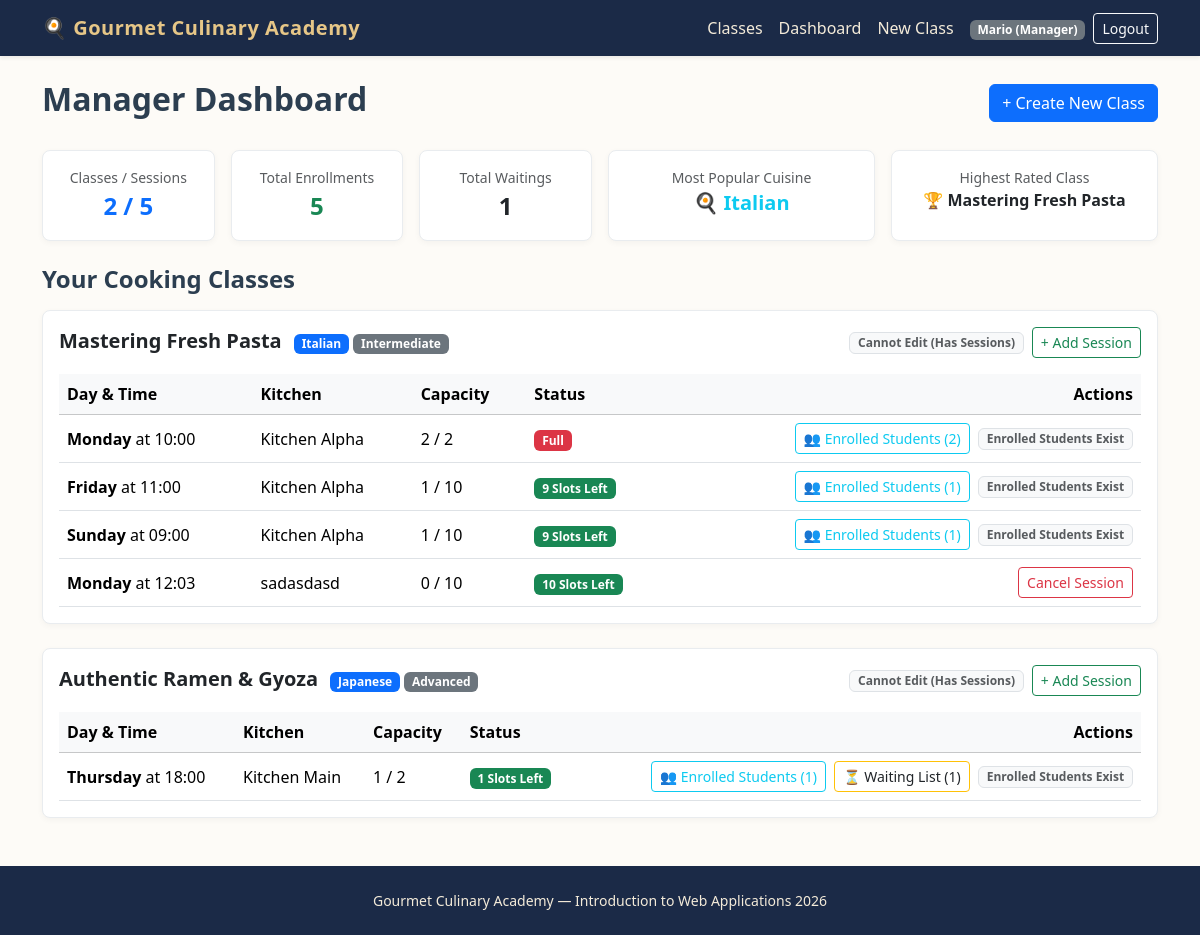
Before: /manager/dashboard (signed in) with the older database file.
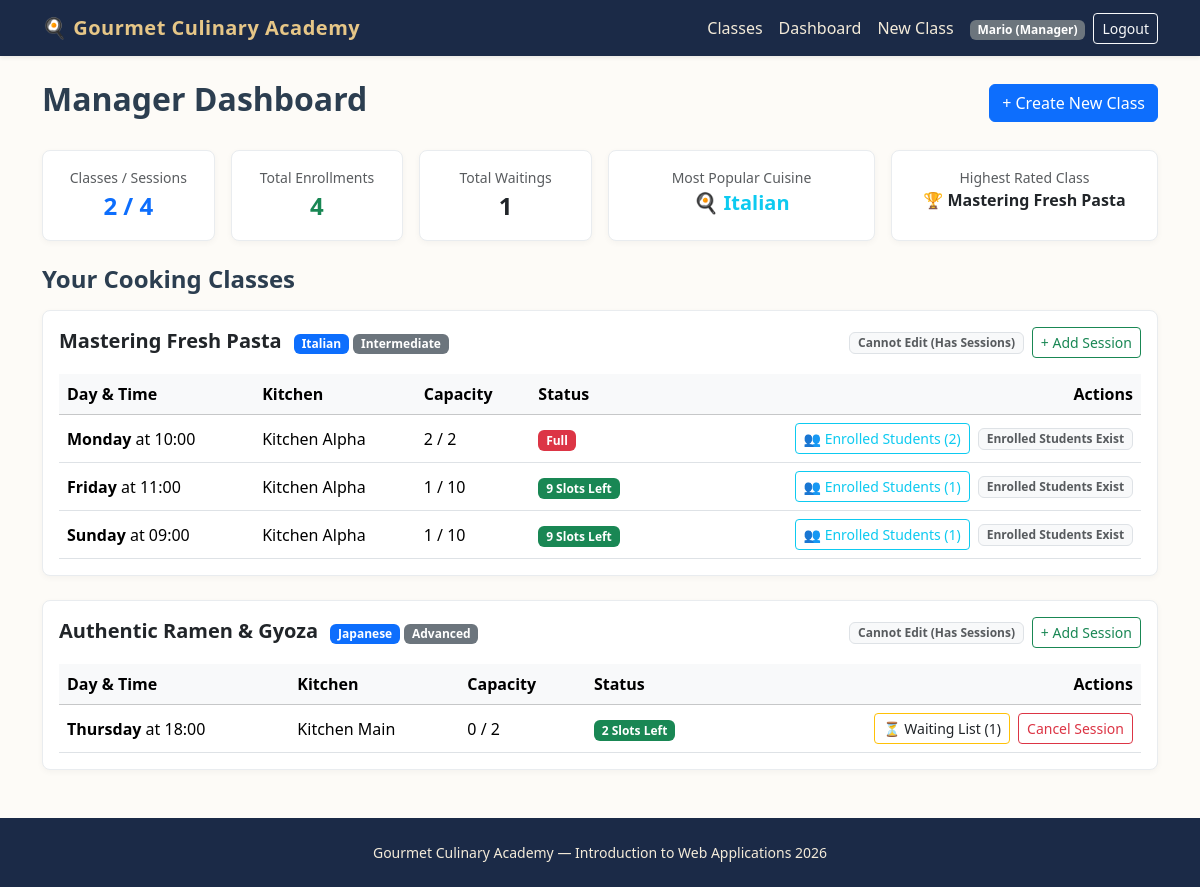
After: the same page with the newer database file.
### tables this page shows
CREATE TABLE cooking_classes (
    id INTEGER PRIMARY KEY AUTOINCREMENT,
    manager_id INTEGER NOT NULL,
    title TEXT NOT NULL UNIQUE,
    cuisine TEXT NOT NULL,
    difficulty TEXT NOT NULL CHECK(difficulty IN ('Beginner', 'Intermediate', 'Advanced')),
    duration INTEGER NOT NULL,
    dietary_category TEXT NOT NULL CHECK(dietary_category IN ('Standard', 'Vegetarian', 'Vegan', 'Gluten-free')),
    chef_name TEXT NOT NULL,
    ingredients TEXT NOT NULL, -- Virgülle ayrılmış en az 4 malzeme
    description TEXT NOT NULL,
    photo_1 TEXT NOT NULL,
    photo_2 TEXT NOT NULL,
    photo_3 TEXT NOT NULL,
    FOREIGN KEY (manager_id) REFERENCES users(id) ON DELETE CASCADE
);

CREATE TABLE class_sessions (
    id INTEGER PRIMARY KEY AUTOINCREMENT,
    class_id INTEGER NOT NULL,
    day_of_week TEXT NOT NULL CHECK(day_of_week IN ('Monday', 'Tuesday', 'Wednesday', 'Thursday', 'Friday', 'Saturday', 'Sunday')),
    start_time TEXT NOT NULL, -- HH:MM formatında
    kitchen_name TEXT NOT NULL,
    max_capacity INTEGER NOT NULL DEFAULT 10,
    FOREIGN KEY (class_id) REFERENCES cooking_classes(id) ON DELETE CASCADE
);

### routes/manager_routes.py (the view, shortened to what this page needs)
@manager_bp.route("/dashboard")
def dashboard():
    classes = get_manager_classes(current_user.id) or []
    raw_stats = get_manager_statistics(current_user.id) or {}
    stats = {}
    if isinstance(raw_stats, dict):
        stats = dict(raw_stats)
    else:
        try:
            stats = dict(raw_stats)
        except Exception:
            stats = {}
    total_sessions = 0
    total_enrollments = 0
    total_waiting = 0
    cuisine_counter = Counter()
    best_class_title = None
    highest_rating = -1.0
    for item in classes:
        item_dict = dict(item) if not isinstance(item, dict) else item
        cls_obj = item_dict.get("class")
        if cls_obj:
            cls_dict = dict(cls_obj) if not isinstance(cls_obj, dict) else cls_obj
        else:
            cls_dict = item_dict
        cuisine = cls_dict.get("cuisine")
        title = cls_dict.get("title")
        try:
            rating = float(cls_dict.get("avg_rating") or 0.0)
        except (ValueError, TypeError):
            rating = 0.0
        sessions = item_dict.get("sessions", [])
        total_sessions += len(sessions)
        class_enrollments = 0
        for s in sessions:
            s_dict = dict(s) if not isinstance(s, dict) else s
            enrolled = s_dict.get("enrolled_count", 0) or 0
            waiting = s_dict.get("waiting_students", []) or []
            total_enrollments += enrolled
            total_waiting += len(waiting) if isinstance(waiting, (list, tuple)) else 0
            class_enrollments += enrolled
        if cuisine and class_enrollments > 0:
            cuisine_counter[cuisine] += class_enrollments
        elif cuisine:
            cuisine_counter.setdefault(cuisine, 0)
        if rating > highest_rating:
            highest_rating = rating
            best_class_title = title
        elif best_class_title is None and title:
            best_class_title = title
    stats["total_classes"] = len(classes)
    stats["total_sessions"] = total_sessions
    stats["total_enrollments"] = total_enrollments
    stats["total_waiting"] = total_waiting
    most_common = cuisine_counter.most_common(1)
    if most_common:
        stats["popular_cuisine"] = most_common[0][0]
    else:
        stats["popular_cuisine"] = "N/A"
    return render_template("manager/dashboard.html", classes=classes, stats=stats)

### app.py (called while the page is built)
@app.after_request
def add_header(response):
    response.headers["Cache-Control"] = (
        "no-store, no-cache, must-revalidate, post-check=0, pre-check=0, max-age=0"
    )
    response.headers["Pragma"] = "no-cache"
    response.headers["Expires"] = "-1"
    return response

@login_manager.user_loader
def load_user(user_id):
    row = get_user_by_id(user_id)
    if row:
        return User(
            user_id=row["id"],
            email=row["email"],
            first_name=row["first_name"],
            last_name=row["last_name"],
            role=row["role"]
        )
    return None

### dao/user_dao.py (called while the page is built)
def get_user_by_id(user_id):
    conn = get_db()
    cursor = conn.cursor()
    cursor.execute("SELECT * FROM users WHERE id = ?", (user_id,))
    user = cursor.fetchone()
    close_db(conn)
    return user

### database/database.py (called while the page is built)
def get_db():
    conn = sqlite3.connect(DATABASE, timeout=10.0)
    conn.row_factory = sqlite3.Row
    conn.execute("PRAGMA foreign_keys = ON")
    return conn

### routes/manager_routes.py (called while the page is built)
@manager_bp.before_request
@login_required
def check_manager_role():
    if current_user.role != "Manager":
        flash("Access denied. Manager privileges required.", "danger")
        return redirect(url_for("home.index"))

### templates/manager/dashboard.html (shortened to what the changed rows need)
{% extends "base.html" %}
{% block content %}
<header class="d-flex justify-content-between align-items-center mb-4">
    <h1 class="h2 fw-bold">Manager Dashboard</h1>
</header>
<section class="row g-3 mb-4">
    <article class="col-md-4 col-lg-2">
        <div class="card card-culinary p-3 text-center h-100">
            <span class="text-muted small">Classes / Sessions</span>
            <span class="fs-4 fw-bold text-primary">{{ stats.total_classes }} / {{ stats.total_sessions }}</span>
        </div>
    </article>
    <article class="col-md-4 col-lg-2">
        <div class="card card-culinary p-3 text-center h-100">
            <span class="text-muted small">Total Enrollments</span>
            <span class="fs-4 fw-bold text-success">{{ stats.total_enrollments }}</span>
        </div>
    </article>
    <article class="col-md-6 col-lg-3">
        <div class="card card-culinary p-3 text-center h-100">
            <span class="text-muted small">Most Popular Cuisine</span>
            <span class="fs-5 fw-bold text-info text-truncate" title="{{ stats.popular_cuisine }}">
                🍳 {{ stats.popular_cuisine }}
            </span>
        </div>
    </article>
    <article class="col-md-6 col-lg-3">
        <div class="card card-culinary p-3 text-center h-100">
            <span class="text-muted small">Highest Rated Class</span>
            <span class="fs-6 fw-bold text-dark text-truncate" title="{{ stats.top_rated_class }}">
                🏆 {{ stats.top_rated_class }}
            </span>
        </div>
    </article>
</section>
<section>
    <h2 class="h4 fw-bold mb-3">Your Cooking Classes</h2>
    {% if classes %}
        {% for item in classes %}
            <article class="card card-culinary mb-4 p-3">
                <div class="d-flex justify-content-between align-items-center mb-3 flex-wrap gap-2">
                    <div>
                        <h3 class="h5 fw-bold mb-1 d-inline-block me-2">{{ item.class.title }}</h3>
                        <span class="badge bg-primary">{{ item.class.cuisine }}</span>
                        <span class="badge bg-secondary">{{ item.class.difficulty }}</span>
                    </div>
                    <div class="d-flex gap-2">
                        {% if item.can_edit %}
                            <a href="{{ url_for('manager.edit_class', class_id=item.class.id) }}" class="btn btn-sm btn-outline-primary">Edit Class</a>
                        {% else %}
                            <span class="badge bg-light text-muted border align-self-center">Cannot Edit (Has Sessions)</span>
                        {% endif %}
                        <a href="{{ url_for('manager.create_session', class_id=item.class.id) }}" class="btn btn-sm btn-outline-success">+ Add Session</a>
                    </div>
                </div>
                <div class="table-responsive">
                    <table class="table table-hover align-middle mb-0">
                        <thead class="table-light">
                            <tr>
                                <th>Day & Time</th>
                                <th>Kitchen</th>
                                <th>Capacity</th>
                                <th>Status</th>
                                <th class="text-end">Actions</th>
                            </tr>
                        </thead>
                        <tbody>
                            {% for s in item.sessions %}
                                <tr>
                                    <td><strong>{{ s.day_of_week }}</strong> at {{ s.start_time[:5] if s.start_time else s.start_time }}</td>
                                    <td>{{ s.kitchen_name }}</td>
                                    <td>{{ s.enrolled_count }} / {{ s.max_capacity }}</td>
                                    <td>
                                        {% if s.enrolled_count == s.max_capacity %}
                                            <span class="badge bg-danger">Full</span>
                                        {% else %}
                                            <span class="badge bg-success">{{ s.available_slots }} Slots Left</span>
                                        {% endif %}
                                    </td>
                                    <td class="text-end">
                                        {% if s.enrolled_count > 0 %}
                                            <button type="button" class="btn btn-sm btn-outline-info me-1" data-bs-toggle="modal" data-bs-target="#studentsModal{{ s.id }}">
                                                👥 Enrolled Students ({{ s.enrolled_count }})
                                            </button>
                                        {% endif %}
                                        {% if s.waiting_students and s.waiting_students|length > 0 %}
                                            <button type="button" class="btn btn-sm btn-outline-warning text-dark me-1" data-bs-toggle="modal" data-bs-target="#studentsModal{{ s.id }}">
                                                ⏳ Waiting List ({{ s.waiting_students|length }})
                                            </button>
                                        {% endif %}
                                        {% if s.enrolled_count == 0 %}
                                            <form action="{{ url_for('manager.cancel_session', session_id=s.id) }}" method="POST" class="d-inline">
                                                <button type="submit" class="btn btn-sm btn-outline-danger" onclick="return confirm('Are you sure you want to cancel this session?')">Cancel Session</button>
                                            </form>
                                        {% else %}
                                            <span class="badge bg-light text-muted border">Enrolled Students Exist</span>
                                        {% endif %}
                                    </td>
                                </tr>
                            {% else %}
                                <tr>
                                    <td colspan="5" class="text-muted text-center py-2">No active sessions for this class yet.</td>
                                </tr>
                            {% endfor %}
                        </tbody>
                    </table>
                </div>
            </article>
        {% endfor %}
    {% endif %}
</section>
{% endblock %}

Changed rows visible on the page:
removed class_sessions: day_of_week "Monday", start_time "12:03", kitchen_name "sadasdasd", enrolled_count "0", max_capacity "10", available_slots "10", shown under "Mastering Fresh Pasta"
computed for class_sessions "Thursday": enrolled_count "1" → "0"; available_slots "1" → "2"
Other visible differences:
{{ stats.total_sessions }}: "5" → "4"
{{ stats.total_enrollments }}: "5" → "4"
list line gone: "👥 Enrolled Students ( 1 ) Enrolled Students Exist"
new list line: "Cancel Session"
